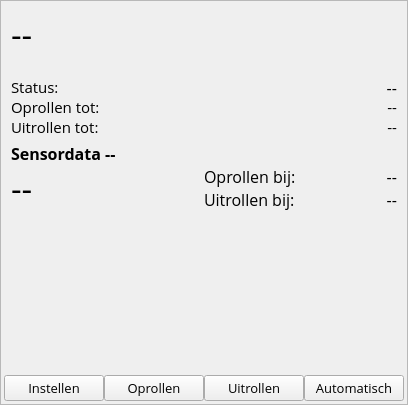
<?xml version="1.0" encoding="UTF-8"?>
<ui version="4.0">
 <class>widget</class>
 <widget class="QWidget" name="widget">
  <property name="geometry">
   <rect>
    <x>0</x>
    <y>0</y>
    <width>408</width>
    <height>405</height>
   </rect>
  </property>
  <property name="sizePolicy">
   <sizepolicy hsizetype="Fixed" vsizetype="Fixed">
    <horstretch>0</horstretch>
    <verstretch>0</verstretch>
   </sizepolicy>
  </property>
  <property name="minimumSize">
   <size>
    <width>408</width>
    <height>405</height>
   </size>
  </property>
  <property name="maximumSize">
   <size>
    <width>408</width>
    <height>405</height>
   </size>
  </property>
  <property name="font">
   <font>
    <family>Open Sans</family>
    <pointsize>12</pointsize>
   </font>
  </property>
  <property name="windowTitle">
   <string>Arduino Widget</string>
  </property>
  <layout class="QVBoxLayout" name="verticalLayout">
   <property name="spacing">
    <number>0</number>
   </property>
   <property name="leftMargin">
    <number>0</number>
   </property>
   <property name="topMargin">
    <number>0</number>
   </property>
   <property name="rightMargin">
    <number>0</number>
   </property>
   <property name="bottomMargin">
    <number>0</number>
   </property>
   <item>
    <widget class="QFrame" name="arduinoWidget">
     <property name="frameShape">
      <enum>QFrame::StyledPanel</enum>
     </property>
     <property name="frameShadow">
      <enum>QFrame::Raised</enum>
     </property>
     <layout class="QVBoxLayout" name="verticalLayout_2">
      <property name="spacing">
       <number>0</number>
      </property>
      <property name="leftMargin">
       <number>0</number>
      </property>
      <property name="topMargin">
       <number>0</number>
      </property>
      <property name="rightMargin">
       <number>0</number>
      </property>
      <property name="bottomMargin">
       <number>0</number>
      </property>
      <item>
       <widget class="QFrame" name="frmTitle">
        <property name="sizePolicy">
         <sizepolicy hsizetype="Preferred" vsizetype="Fixed">
          <horstretch>0</horstretch>
          <verstretch>0</verstretch>
         </sizepolicy>
        </property>
        <property name="minimumSize">
         <size>
          <width>0</width>
          <height>0</height>
         </size>
        </property>
        <property name="maximumSize">
         <size>
          <width>16777215</width>
          <height>16777215</height>
         </size>
        </property>
        <layout class="QGridLayout" name="gridLayout">
         <property name="leftMargin">
          <number>10</number>
         </property>
         <property name="topMargin">
          <number>10</number>
         </property>
         <property name="rightMargin">
          <number>10</number>
         </property>
         <property name="bottomMargin">
          <number>10</number>
         </property>
         <property name="spacing">
          <number>0</number>
         </property>
         <item row="0" column="1">
          <widget class="QLabel" name="lblPort">
           <property name="font">
            <font>
             <family>Open Sans</family>
             <pointsize>25</pointsize>
            </font>
           </property>
           <property name="text">
            <string>--</string>
           </property>
          </widget>
         </item>
        </layout>
       </widget>
      </item>
      <item>
       <widget class="QFrame" name="frmDetails">
        <property name="maximumSize">
         <size>
          <width>16777215</width>
          <height>16777215</height>
         </size>
        </property>
        <layout class="QGridLayout" name="gridLayout_3">
         <property name="leftMargin">
          <number>10</number>
         </property>
         <property name="topMargin">
          <number>10</number>
         </property>
         <property name="rightMargin">
          <number>10</number>
         </property>
         <property name="bottomMargin">
          <number>10</number>
         </property>
         <property name="spacing">
          <number>5</number>
         </property>
         <item row="1" column="0">
          <widget class="QFrame" name="frmSensor">
           <property name="frameShadow">
            <enum>QFrame::Raised</enum>
           </property>
           <layout class="QGridLayout" name="gridLayout_4">
            <property name="leftMargin">
             <number>0</number>
            </property>
            <property name="topMargin">
             <number>0</number>
            </property>
            <property name="rightMargin">
             <number>0</number>
            </property>
            <property name="bottomMargin">
             <number>0</number>
            </property>
            <property name="spacing">
             <number>0</number>
            </property>
            <item row="1" column="0">
             <widget class="QFrame" name="frmSensorDetails">
              <layout class="QHBoxLayout" name="horizontalLayout_2">
               <property name="spacing">
                <number>0</number>
               </property>
               <property name="leftMargin">
                <number>0</number>
               </property>
               <property name="topMargin">
                <number>0</number>
               </property>
               <property name="rightMargin">
                <number>0</number>
               </property>
               <property name="bottomMargin">
                <number>0</number>
               </property>
               <item>
                <widget class="QFrame" name="frmSensorIcon">
                 <layout class="QGridLayout" name="gridLayout_5">
                  <property name="leftMargin">
                   <number>0</number>
                  </property>
                  <property name="topMargin">
                   <number>0</number>
                  </property>
                  <property name="rightMargin">
                   <number>0</number>
                  </property>
                  <property name="bottomMargin">
                   <number>0</number>
                  </property>
                  <property name="spacing">
                   <number>0</number>
                  </property>
                  <item row="1" column="0">
                   <widget class="QLabel" name="lblSensorData">
                    <property name="font">
                     <font>
                      <pointsize>25</pointsize>
                     </font>
                    </property>
                    <property name="text">
                     <string>--</string>
                    </property>
                   </widget>
                  </item>
                 </layout>
                </widget>
               </item>
               <item>
                <widget class="QFrame" name="frmSensorData">
                 <layout class="QGridLayout" name="gridLayout_6">
                  <property name="leftMargin">
                   <number>0</number>
                  </property>
                  <property name="topMargin">
                   <number>0</number>
                  </property>
                  <property name="rightMargin">
                   <number>0</number>
                  </property>
                  <property name="bottomMargin">
                   <number>0</number>
                  </property>
                  <property name="spacing">
                   <number>0</number>
                  </property>
                  <item row="0" column="0">
                   <widget class="QLabel" name="label_2">
                    <property name="font">
                     <font>
                      <pointsize>12</pointsize>
                     </font>
                    </property>
                    <property name="lineWidth">
                     <number>0</number>
                    </property>
                    <property name="text">
                     <string>Oprollen bij:</string>
                    </property>
                   </widget>
                  </item>
                  <item row="1" column="0">
                   <widget class="QLabel" name="label_4">
                    <property name="font">
                     <font>
                      <pointsize>12</pointsize>
                     </font>
                    </property>
                    <property name="lineWidth">
                     <number>0</number>
                    </property>
                    <property name="text">
                     <string>Uitrollen bij:</string>
                    </property>
                   </widget>
                  </item>
                  <item row="1" column="1">
                   <widget class="QLabel" name="lblSensorUitrollen">
                    <property name="font">
                     <font>
                      <pointsize>12</pointsize>
                     </font>
                    </property>
                    <property name="lineWidth">
                     <number>0</number>
                    </property>
                    <property name="text">
                     <string>--</string>
                    </property>
                    <property name="alignment">
                     <set>Qt::AlignRight|Qt::AlignTrailing|Qt::AlignVCenter</set>
                    </property>
                   </widget>
                  </item>
                  <item row="0" column="1">
                   <widget class="QLabel" name="lblSensorOprollen">
                    <property name="font">
                     <font>
                      <pointsize>12</pointsize>
                     </font>
                    </property>
                    <property name="layoutDirection">
                     <enum>Qt::LeftToRight</enum>
                    </property>
                    <property name="lineWidth">
                     <number>0</number>
                    </property>
                    <property name="text">
                     <string>--</string>
                    </property>
                    <property name="alignment">
                     <set>Qt::AlignRight|Qt::AlignTrailing|Qt::AlignVCenter</set>
                    </property>
                   </widget>
                  </item>
                 </layout>
                </widget>
               </item>
              </layout>
             </widget>
            </item>
            <item row="0" column="0">
             <widget class="QLabel" name="lblSensor">
              <property name="font">
               <font>
                <pointsize>12</pointsize>
                <weight>75</weight>
                <bold>true</bold>
               </font>
              </property>
              <property name="lineWidth">
               <number>0</number>
              </property>
              <property name="text">
               <string>Sensordata --</string>
              </property>
             </widget>
            </item>
           </layout>
          </widget>
         </item>
         <item row="2" column="0">
          <widget class="QFrame" name="frmGraph">
           <layout class="QGridLayout" name="gridLayout_7">
            <property name="leftMargin">
             <number>0</number>
            </property>
            <property name="topMargin">
             <number>0</number>
            </property>
            <property name="rightMargin">
             <number>0</number>
            </property>
            <property name="bottomMargin">
             <number>0</number>
            </property>
            <property name="spacing">
             <number>0</number>
            </property>
            <item row="0" column="0">
             <spacer name="verticalSpacer">
              <property name="orientation">
               <enum>Qt::Vertical</enum>
              </property>
              <property name="sizeHint" stdset="0">
               <size>
                <width>20</width>
                <height>144</height>
               </size>
              </property>
             </spacer>
            </item>
           </layout>
          </widget>
         </item>
         <item row="0" column="0">
          <widget class="QFrame" name="frmBasic">
           <property name="sizePolicy">
            <sizepolicy hsizetype="Preferred" vsizetype="Preferred">
             <horstretch>0</horstretch>
             <verstretch>0</verstretch>
            </sizepolicy>
           </property>
           <property name="minimumSize">
            <size>
             <width>0</width>
             <height>0</height>
            </size>
           </property>
           <layout class="QGridLayout" name="gridLayout_2">
            <property name="leftMargin">
             <number>0</number>
            </property>
            <property name="topMargin">
             <number>0</number>
            </property>
            <property name="rightMargin">
             <number>0</number>
            </property>
            <property name="bottomMargin">
             <number>0</number>
            </property>
            <property name="spacing">
             <number>0</number>
            </property>
            <item row="0" column="0">
             <widget class="QLabel" name="label">
              <property name="sizePolicy">
               <sizepolicy hsizetype="Fixed" vsizetype="Fixed">
                <horstretch>0</horstretch>
                <verstretch>0</verstretch>
               </sizepolicy>
              </property>
              <property name="minimumSize">
               <size>
                <width>100</width>
                <height>20</height>
               </size>
              </property>
              <property name="maximumSize">
               <size>
                <width>16777215</width>
                <height>20</height>
               </size>
              </property>
              <property name="font">
               <font>
                <pointsize>11</pointsize>
               </font>
              </property>
              <property name="text">
               <string>Status:</string>
              </property>
             </widget>
            </item>
            <item row="0" column="1">
             <widget class="QLabel" name="lblStatus">
              <property name="sizePolicy">
               <sizepolicy hsizetype="Preferred" vsizetype="Fixed">
                <horstretch>0</horstretch>
                <verstretch>0</verstretch>
               </sizepolicy>
              </property>
              <property name="minimumSize">
               <size>
                <width>0</width>
                <height>20</height>
               </size>
              </property>
              <property name="maximumSize">
               <size>
                <width>16777215</width>
                <height>20</height>
               </size>
              </property>
              <property name="font">
               <font>
                <pointsize>12</pointsize>
                <weight>50</weight>
                <bold>false</bold>
               </font>
              </property>
              <property name="text">
               <string>--</string>
              </property>
              <property name="alignment">
               <set>Qt::AlignRight|Qt::AlignTrailing|Qt::AlignVCenter</set>
              </property>
             </widget>
            </item>
            <item row="1" column="0">
             <widget class="QLabel" name="label_3">
              <property name="sizePolicy">
               <sizepolicy hsizetype="Fixed" vsizetype="Fixed">
                <horstretch>0</horstretch>
                <verstretch>0</verstretch>
               </sizepolicy>
              </property>
              <property name="minimumSize">
               <size>
                <width>100</width>
                <height>20</height>
               </size>
              </property>
              <property name="maximumSize">
               <size>
                <width>16777215</width>
                <height>20</height>
               </size>
              </property>
              <property name="font">
               <font>
                <pointsize>11</pointsize>
               </font>
              </property>
              <property name="text">
               <string>Oprollen tot:</string>
              </property>
             </widget>
            </item>
            <item row="1" column="1">
             <widget class="QLabel" name="lblOprollen">
              <property name="sizePolicy">
               <sizepolicy hsizetype="Preferred" vsizetype="Fixed">
                <horstretch>0</horstretch>
                <verstretch>0</verstretch>
               </sizepolicy>
              </property>
              <property name="minimumSize">
               <size>
                <width>0</width>
                <height>20</height>
               </size>
              </property>
              <property name="maximumSize">
               <size>
                <width>16777215</width>
                <height>20</height>
               </size>
              </property>
              <property name="font">
               <font>
                <pointsize>11</pointsize>
               </font>
              </property>
              <property name="text">
               <string>--</string>
              </property>
              <property name="alignment">
               <set>Qt::AlignRight|Qt::AlignTrailing|Qt::AlignVCenter</set>
              </property>
             </widget>
            </item>
            <item row="2" column="0">
             <widget class="QLabel" name="label_5">
              <property name="sizePolicy">
               <sizepolicy hsizetype="Fixed" vsizetype="Fixed">
                <horstretch>0</horstretch>
                <verstretch>0</verstretch>
               </sizepolicy>
              </property>
              <property name="minimumSize">
               <size>
                <width>100</width>
                <height>20</height>
               </size>
              </property>
              <property name="maximumSize">
               <size>
                <width>16777215</width>
                <height>20</height>
               </size>
              </property>
              <property name="font">
               <font>
                <pointsize>11</pointsize>
               </font>
              </property>
              <property name="text">
               <string>Uitrollen tot:</string>
              </property>
             </widget>
            </item>
            <item row="2" column="1">
             <widget class="QLabel" name="lblUitrollen">
              <property name="sizePolicy">
               <sizepolicy hsizetype="Preferred" vsizetype="Fixed">
                <horstretch>0</horstretch>
                <verstretch>0</verstretch>
               </sizepolicy>
              </property>
              <property name="minimumSize">
               <size>
                <width>0</width>
                <height>20</height>
               </size>
              </property>
              <property name="maximumSize">
               <size>
                <width>16777215</width>
                <height>20</height>
               </size>
              </property>
              <property name="font">
               <font>
                <pointsize>11</pointsize>
               </font>
              </property>
              <property name="text">
               <string>--</string>
              </property>
              <property name="alignment">
               <set>Qt::AlignRight|Qt::AlignTrailing|Qt::AlignVCenter</set>
              </property>
             </widget>
            </item>
           </layout>
          </widget>
         </item>
        </layout>
       </widget>
      </item>
      <item>
       <widget class="QFrame" name="frmButtons">
        <property name="sizePolicy">
         <sizepolicy hsizetype="Preferred" vsizetype="Preferred">
          <horstretch>0</horstretch>
          <verstretch>0</verstretch>
         </sizepolicy>
        </property>
        <property name="minimumSize">
         <size>
          <width>0</width>
          <height>0</height>
         </size>
        </property>
        <property name="maximumSize">
         <size>
          <width>16777215</width>
          <height>16777215</height>
         </size>
        </property>
        <property name="baseSize">
         <size>
          <width>0</width>
          <height>0</height>
         </size>
        </property>
        <layout class="QHBoxLayout" name="horizontalLayout">
         <property name="spacing">
          <number>0</number>
         </property>
         <property name="leftMargin">
          <number>3</number>
         </property>
         <property name="topMargin">
          <number>0</number>
         </property>
         <property name="rightMargin">
          <number>3</number>
         </property>
         <property name="bottomMargin">
          <number>3</number>
         </property>
         <item>
          <widget class="QPushButton" name="btnInstellen">
           <property name="font">
            <font>
             <pointsize>10</pointsize>
            </font>
           </property>
           <property name="text">
            <string>Instellen</string>
           </property>
          </widget>
         </item>
         <item>
          <widget class="QPushButton" name="btnOprollen">
           <property name="font">
            <font>
             <pointsize>10</pointsize>
            </font>
           </property>
           <property name="text">
            <string>Oprollen</string>
           </property>
          </widget>
         </item>
         <item>
          <widget class="QPushButton" name="btnUitrollen">
           <property name="font">
            <font>
             <pointsize>10</pointsize>
            </font>
           </property>
           <property name="text">
            <string>Uitrollen</string>
           </property>
          </widget>
         </item>
         <item>
          <widget class="QPushButton" name="btnAutomatisch">
           <property name="font">
            <font>
             <pointsize>10</pointsize>
            </font>
           </property>
           <property name="text">
            <string>Automatisch</string>
           </property>
          </widget>
         </item>
        </layout>
       </widget>
      </item>
     </layout>
    </widget>
   </item>
  </layout>
 </widget>
 <resources/>
 <connections/>
</ui>
